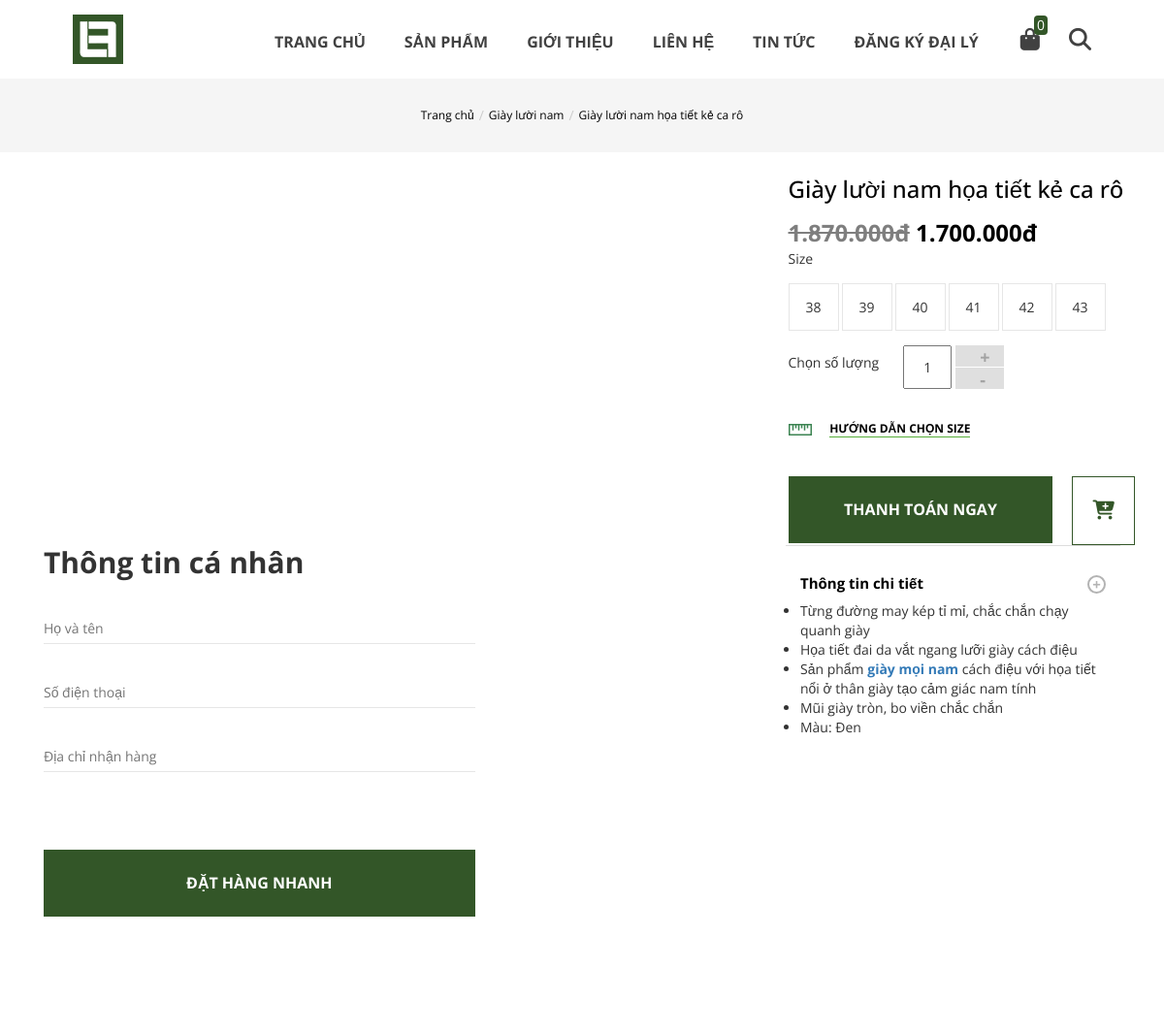
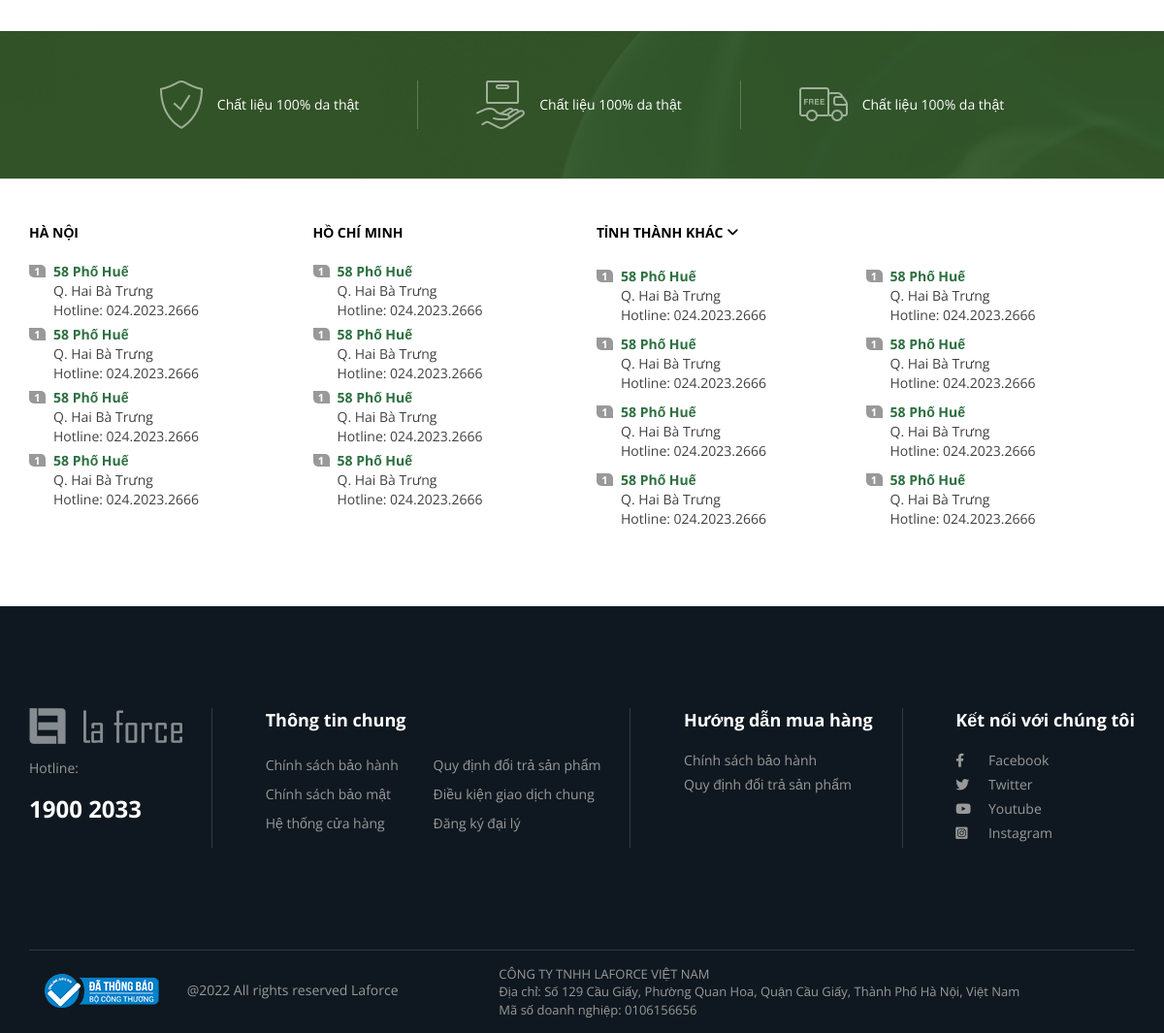
/index.php?page=product&method=lazy&id=74, run on the app's committed database (2 pictures, top to bottom).
### tables this page shows
CREATE TABLE `products` (
  `id` int(11) NOT NULL,
  `category_id` int(11) NOT NULL,
  `name` varchar(100) NOT NULL,
  `price` decimal(10,0) NOT NULL,
  `avatar` varchar(255) NOT NULL,
  `created_at` datetime NOT NULL DEFAULT current_timestamp(),
  `updated_at` datetime NOT NULL DEFAULT current_timestamp(),
  `description` text NOT NULL,
  `status` tinyint(4) NOT NULL DEFAULT 1,
  `active` tinyint(4) NOT NULL DEFAULT 1
);

CREATE TABLE `category` (
  `id` int(11) NOT NULL,
  `title` varchar(100) NOT NULL,
  `create_at` datetime NOT NULL DEFAULT current_timestamp(),
  `updated_at` datetime NOT NULL DEFAULT current_timestamp(),
  `status` tinyint(4) NOT NULL DEFAULT 1,
  `active` tinyint(4) NOT NULL DEFAULT 1
);

CREATE TABLE `sizes` (
  `id` int(11) NOT NULL,
  `size` int(11) NOT NULL
);

### Core/Controller.php (called while the page is built, shortened)
<?php
class Controller
{
    public function model($model)
    {
        return new $model;
    }
}

### configs/Connect.php (called while the page is built, shortened)
<?php
class Connect
{
    public function __construct()
    {
        try {
            $this->pdo = new PDO(self::DNS, self::USER, self::PASSWORD);
        } catch (PDOException $e) {
            echo $e->getMessage();
        }
    }
}

### Models/Product.php (called while the page is built, shortened)
<?php
include_once './configs/Connect.php';
class Product extends Connect
{
    public function showSizeById($id)
    {
        $sql = "SELECT sizes.id, sizes.size FROM store JOIN sizes ON store.size_id = sizes.id WHERE store.quantity > 0 AND store.product_id = :id GROUP BY sizes.id";
        $pre = $this->pdo->prepare($sql);
        $pre->bindParam(':id', $id);
        $pre->execute();
        return $pre->fetchAll(PDO::FETCH_ASSOC);
    }
    public function showProductById($id)
    {
        $sql = "SELECT products.id, products.name, products.avatar, products.category_id, category.title, products.description, products.price, products.active FROM products JOIN category ON products.category_id = category.id WHERE products.id = :id";
        $pre = $this->pdo->prepare($sql);
        $pre->bindParam(':id', $id);
        $pre->execute();
        return $pre->fetch(PDO::FETCH_ASSOC);
    }
    public function showImgProductById($id)
    {
        $sql = "SELECT list_image.id, list_image.path FROM list_image WHERE list_image.product_id = :id";
        $pre = $this->pdo->prepare($sql);
        $pre->bindParam(':id', $id);
        $pre->execute();
        return $pre->fetchAll(PDO::FETCH_ASSOC);
    }
}

### helper/helper.php (called while the page is built, shortened)
<?php
if (!function_exists('currency_format')) {
    function currency_format($number, $suffix = 'đ') {
        if (!empty($number)) {
            return number_format($number, 0, ',', '.') . "{$suffix}";
        }
    }
}

### Views/detail_product.php (the view, shortened to what this page needs)
<section class="mini-menu-header">
    <div class="box-mini-menu">
        <ul class="custom-nav menu-header-product-detail d-flex jtf-center alg-center">
            <li>
                <a href="index.php">Trang chủ</a>
            </li>
            <li>/</li>
            <li>
                <a href="index.php?page=product&method=western"><?=$product['title']?></a>
            </li>
            <li>/</li>
            <li>
                <a href="index.php?page=product&method=detail&id=<?=$product['id']?>"><?=$product['name']?></a>
            </li>
        </ul>
    </div>
</section>
<section class="product-detail">
    <div class="container">
        <div class="row">
            <div class="col-md-7">
                <div class="box-img-product d-flex alg-center">
                    <div class="thumbnails">
                        <div class="thumb">
                            <?php
                            foreach($listImg as $img) {
                            ?>
                                <a class="zoom" href="javascript:void(0)">
                                </a>
                            <?php
                            }
                            ?>
                        </div>
                        <div class="thumb">
                            <a class="zoom" href="javascript:void(0)">
                            </a>
                        </div>
                    </div>
                    <div class="big-slide-img">
                    </div>
                </div>
            </div>
            <div class="col-md-5">
                <div class="content-product-detail">
                    <h1 class="title-product-detail"><?=$product['name']?></h1>
                    <div class="price-product">
                        <del style="opacity: 0.5;"><?=currency_format($product['price'] * 110 / 100) ?></del>
                        <span><?= currency_format($product['price']) ?></span>
                    </div>
                        <div class="choose-size">
                            <p>Size</p>
                            <div class="box-border-choose-size d-flex mb-15 ">
                                <?php
                                foreach($sizes[$product['id']] as $size) {
                                ?>
                                <div class="border-choose-size" product-size = "<?=$size['id']?>">
                                    <span><?=$size['size']?></span>
                                </div>
                                <?php }?>
                            </div>
                        </div>
                        <div class="choose-quantity d-flex alg-center">
                            <p>Chọn số lượng</p>
                            <div class="quantity-custom d-flex">
                                <input aria-label="quantity" class="input-qty" min="1" max="10" name="quantity" type="number" value="1">
                                <div class="btn-up-down">
                                    <input class="plus is-form" type="button" value="+">
                                    <input class="minus is-form" type="button" value="-">
                                </div>
                            </div>
                        </div>
                        <div class="tutorial-choose-size mt-30">
                            <div class="btn-tutorial-choose-size">
                                <img src="./image/icon/ruler.png" alt="">
                                <span>Hướng dẫn chọn size</span>
                            </div>
                        </div>
                        <div class="btn-product-detail">
                            <a href="index.php?page=cart"  >
                                <button class="btn-submit-product-detail txt-center pay_now" value="<?=$product['id']?>">
                                    <span>Thanh toán ngay</span>
                                </button>
                            </a>
                            <button class="btn-cart-product-detail">
                                <span>
                                    <i class="fa-solid fa-cart-plus"></i>
                                </span>
                            </button>
                        </div>
                </div>
            </div>
        </div>
    </div>
</section>
<section class="detail-info">
    <div class="container">
        <div class="col-md-7">
            <div class="form-info-custom">
                <div class="title-info-custom">
                    <span>Thông tin cá nhân</span>
                </div>
                <form action="index.php?page=cart&method=quick-order" method="POST">
                    <div class="input-info-custom">
                        <input type="text" name="name" id="name" placeholder="Họ và tên" required>
                    </div>
                    <div class="input-info-custom">
                        <input type="tel" name="phone" id="phone" placeholder="Số điện thoại" required>
                    </div>
                    <div class="input-info-custom">
                        <input type="text" name="address" id="address" placeholder="Địa chỉ nhận hàng" required>
                    </div>
                    <div class="input-info-custom">
                        <button type="submit" class="btn-submit-product-detail quick-order" name="quick-order">
                            <span>Đặt hàng nhanh</span>
                        </button>
                    </div>
                </form>
            </div>
        </div>
        <div class="col-md-5">
            <div class="info-detail-product">
                <div class="panel-group" id="accordion" role="tablist" aria-multiselectable="true">
                    <div class="panel panel-default border-product-detail">
                        <div class="panel-heading" role="tab" id="headingOne">
                            <h4 class="panel-title">
                                <a role="button" data-toggle="collapse" data-parent="#accordion" href="#collapseOne" aria-expanded="true" aria-controls="collapseOne">
                                    Thông tin chi tiết
                                    <span>+</span>
                                </a>
                            </h4>
                        </div>
                        <div id="collapseOne" class="panel-collapse collapse in" role="tabpanel" aria-labelledby="headingOne">
                            <div class="panel-body">
                                <?=$product['description']?>
                            </div>
                        </div>
                    </div>
                </div>
            </div>
        </div>
    </div>
</section>

### css/style.css (style rules this page uses)
* { padding: 0; margin: 0; box-sizing: border-box; font-family: 'Open Sans', sans-serif; }
:root { --color-primary : #335628; }
.d-flex { display: flex; }
.alg-center { align-items: center; }
.jtf-center { justify-content: center; }
.txt-center { text-align: center; }
.custom-nav { padding: 0; margin: 0; list-style: none; }
.mb-15 { margin-bottom: 15px; }
.mt-30 { margin-top: 30px; }
.mini-menu-header { margin-top: 81px; clear: both; background: whitesmoke; min-height: 75px; }
.menu-header-product-detail { padding: 20px 15px; gap: 5px; }
.menu-header-product-detail li { color: #ccc; }
.menu-header-product-detail li a { color: #000; font-size: 12px; line-height: 36px; text-decoration: none; }

### css/main.css (style rules this page uses)
.thumbnails { max-width: 108px; padding-top: 0; width: 20%; display: flex; display: inline-block; vertical-align: middle; padding-right: 2%; }
.thumbnails .thumb a { margin: 15px 0; display: table; width: 100%; }
.big-slide-img { max-width: 542px; width: 80%; margin-left: 10px; text-align: right; display: inline-block; vertical-align: middle; }
.content-product-detail, .info-detail-product { margin-left: 100px; }
.title-product-detail { font-weight: 500; font-size: 24px; line-height: 36px; color: #000; }
.price-product { font-size: 24px; font-weight: bold; color: #000; }
.border-choose-size { padding: 10px 17px; border: 1px solid #e6e6e6; margin: 5px 3px 0px 0px; cursor: pointer; position: relative; list-style: none; }
.border-choose-size span { width: 35px; height: 35px; line-height: 27px; text-align: center; }
.quantity-custom { margin-left: 25px; }
.quantity-custom > input { padding: 10px; max-width: 50px; margin-right: 4px; text-align: center; outline: none; }
.btn-up-down { display: flex; flex-direction: column; justify-content: space-between; gap: 1px; }
.btn-up-down input { width: 20px; height: 22px; padding: 0px 25px; background-color: #dfdfdf; color: #a2a2a2; font-size: 18px; font-weight: bold; display: flex; justify-content: center; align-items: center; border: none; }
.tutorial-choose-size span { margin-left: 15px; font-size: 12px; text-transform: uppercase; font-weight: 700; border-bottom: 1px solid #56ad39; color: #000; cursor: pointer; }
.btn-product-detail { display: flex; gap: 20px; }
.btn-product-detail a { width: 100%; }
.btn-submit-product-detail { margin-top: 40px; padding: 23px; width: 100%; border: none; background-color: var(--color-primary); color: #fff; text-transform: uppercase; font-size: 16px; font-weight: bold; }
.btn-cart-product-detail { margin-top: 40px; padding: 20px; width: 20%; border: 1px solid var(--color-primary); background-color: #fff; color: var(--color-primary); font-size: 20px; }
.form-info-custom { width: 70%; }
.title-info-custom { font-size: 30px; line-height: 36px; font-weight: 700; color: #333; }
.input-info-custom { margin: 40px 0px; }
.input-info-custom input { border: none; outline: none; color: #757575; padding-bottom: 5px; border-bottom: 1px solid #e6e6e6; width: 100%; }
.border-product-detail { border: none; box-shadow: unset; }
.border-product-detail .panel-heading { padding-top: 30px; background-color: unset; border-top: 1px solid #ddd; border-radius: unset; }
.border-product-detail .panel-body { border-top: unset !important; padding-top: 0%; }
.panel-title a { font-size: 15px; color: #000; font-weight: bold; text-decoration: none; }
.panel-title a span { float: right; width: 19px; height: 19px; border: 2px solid; display: flex; justify-content: center; align-items: center; border-radius: 50%; color: #b3b3b3; }

### data on the page
products: category.title "Giày lười nam", name "Giày lười nam họa tiết kẻ ca rô", currency_format($product['price']*110/100) "1.870.000đ", price "1.700.000đ", description "Từng đường may kép tỉ mỉ, chắc chắn chạy quanh giày Họa tiết đai da vắt ngang lưỡi giày cách điệu Sản phẩm giày mọi nam cách điệu với họa tiết nổi ở thân giày tạo cảm giác nam tính Mũi giày tròn, bo viền chắc chắn Màu: Đen"
sizes: size "38"
sizes: size "39"
sizes: size "40"
sizes: size "41"
sizes: size "42"
sizes: size "43"

### other printed values
$qty "0"
